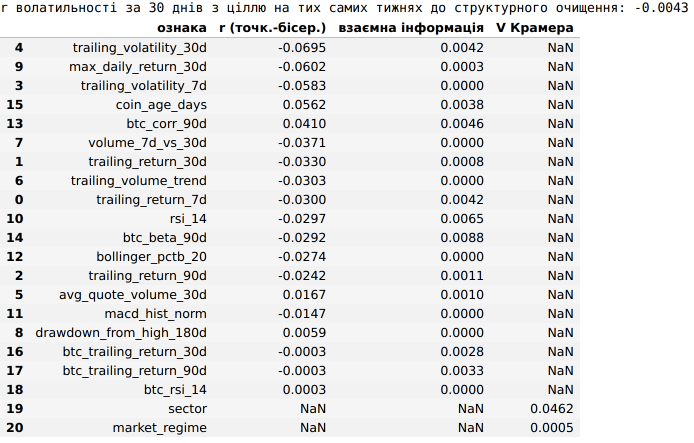
#> input picture figures/assoc.png, 1388 x 886 px (shown at 1/2 size)
$ python -i render_cells.py   (imports and definitions only)
#> lines starting #> are read from the running program, lines starting #| are printed output that depends on the picture
# -*- coding: utf-8 -*-
"""
Рендерить вивід кожної кодової комірки виконаного notebook в окремий PNG.

Код комірок у Word вставляється текстом (вимога до оформлення коду), тому тут
знімається лише вивід. Увесь текст виводу перефарбовується в чорний, порожні
поля обрізаються. Масштаб єдиний для всіх рисунків: 1 CSS-піксель = CM_PER_PX
см у документі, тож моноширинний текст виводу (13 px) друкується приблизно
шрифтом 10 пт. Розміри для вставки записуються у figures/sizes.json.

Запуск: python3 tools/render_cells.py
"""
import asyncio
import json
import subprocess
import sys
from pathlib import Path

from PIL import Image, ImageChops

ROOT = Path(__file__).resolve().parent.parent
NOTEBOOK = ROOT / "Пашко_coursework.ipynb"
FIGURES = ROOT / "figures"
HTML = Path("/tmp") / "coursework_render.html"
CHROME = "/opt/pw-browsers/chromium-1194/chrome-linux/chrome"
SCALE = 2
VIEWPORT = 760
CM_PER_PX = 0.0271
MAX_W_CM, MAX_H_CM = 17.0, 21.0

CSS = """
.jp-InputArea, .jp-InputPrompt, .jp-OutputPrompt, .jp-Collapser { display: none !important; }
body, .jp-Notebook { background: #fff !important; padding: 0 !important; margin: 0 !important; }
.jp-Cell { padding: 0 !important; margin: 0 !important; }
.jp-OutputArea-output, .jp-OutputArea-output * { color: #000 !important; }
.jp-OutputArea-output pre { font-size: 13px !important; line-height: 1.3 !important;
  white-space: pre !important; }
.jp-RenderedHTMLCommon table { font-size: 12.5px !important; }
.jp-RenderedHTMLCommon td, .jp-RenderedHTMLCommon th { white-space: normal !important;
  padding: 2px 6px !important; }
.jp-RenderedHTMLCommon tbody tr:nth-child(odd) { background: #f2f2f2 !important; }
"""


def trim(path):
#> called with path = '../figures/assoc.png'
    img = Image.open(path).convert("RGB")
#> img is the input picture: PIL image 1388x886 RGB; mean R, G, B 232.4, 232.5, 232.5
    diff = ImageChops.difference(img, Image.new("RGB", img.size, (255, 255, 255)))
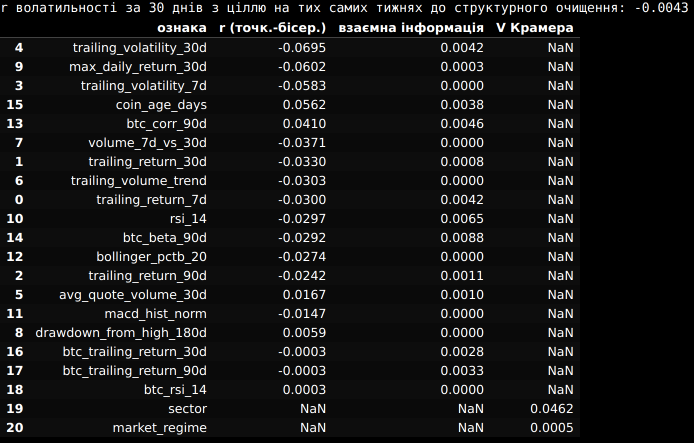
#> diff: PIL image 1388x886 RGB (shown at 1/2 size); mean R, G, B 22.6, 22.5, 22.5
    box = diff.point(lambda v: 255 if v > 12 else 0).getbbox()
#> box = (0, 4, 1376, 874)
    if box:
        pad = 6 * SCALE
        box = (max(0, box[0] - pad), max(0, box[1] - pad),
               min(img.width, box[2] + pad), min(img.height, box[3] + pad))
#> box = (0, 0, 1388, 886)
        img = img.crop(box)
    img.save(path)
    return img.size


# [34 lines not run here, left out]


def main():
    nb = json.loads(NOTEBOOK.read_text(encoding="utf-8"))
    tags = [c["metadata"]["tag"] for c in nb["cells"] if c["cell_type"] == "code"]
    subprocess.run([sys.executable, "-m", "nbconvert", "--to", "html", str(NOTEBOOK),
                    "--output", str(HTML)], check=True, capture_output=True)
    FIGURES.mkdir(exist_ok=True)
    for old in FIGURES.glob("*.png"):
        old.unlink()
    sizes = asyncio.run(shoot(tags))
    (FIGURES / "sizes.json").write_text(json.dumps(sizes, ensure_ascii=False, indent=1),
                                        encoding="utf-8")
    small = {t: s["font_pt_approx"] for t, s in sizes.items() if s["font_pt_approx"] < 8}
    print(f"Збережено {len(sizes)} рисунків у {FIGURES}")
    print("Рисунки з текстом дрібнішим за 8 пт:", small or "немає")


# [2 lines not run here, left out]

>>> result = trim('../figures/assoc.png')
#> result = (1388, 886)

$ run again, on figures/cell_01.png
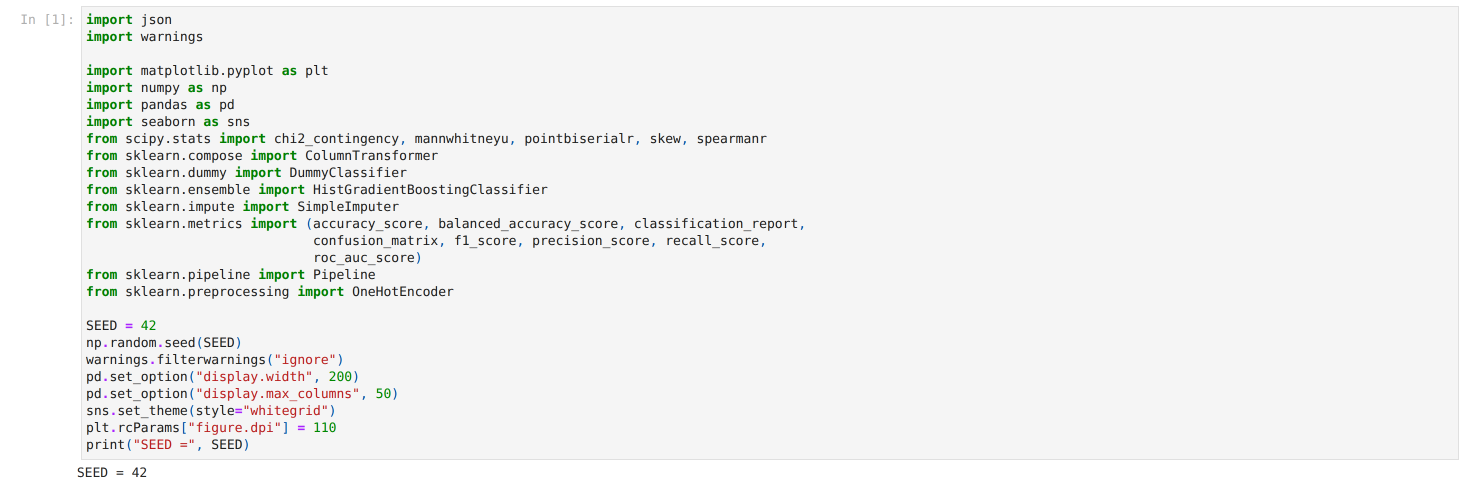
#> input picture figures/cell_01.png, 2928 x 974 px (shown at 1/2 size)
#> in trim, img is the input picture: PIL image 2928x974 RGB; mean R, G, B 241.2, 241.6, 241
#> in trim, `diff = ImageChops.difference(img, Image.new("RGB", img.size, (255, 255..`:
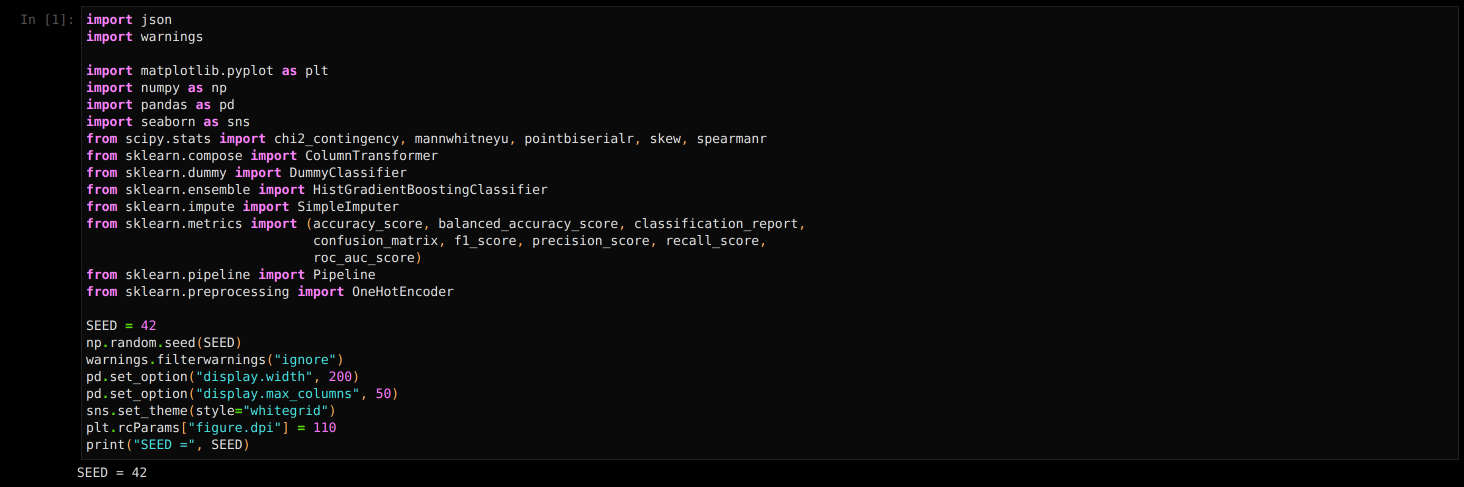
#> diff: PIL image 2928x974 RGB (shown at 1/2 size); mean R, G, B 13.8, 13.4, 14
#> in trim, `box = diff.point(lambda v: 255 if v > 12 else 0).getbbox()`: box = (42, 12, 2918, 955)
#> in trim, `box = (max(0, box[0] - pad), max(0, box[1] - pad), min(img.width, box[..`: box = (30, 0, 2928, 967)
#> in trim, `img = img.crop(box)`:
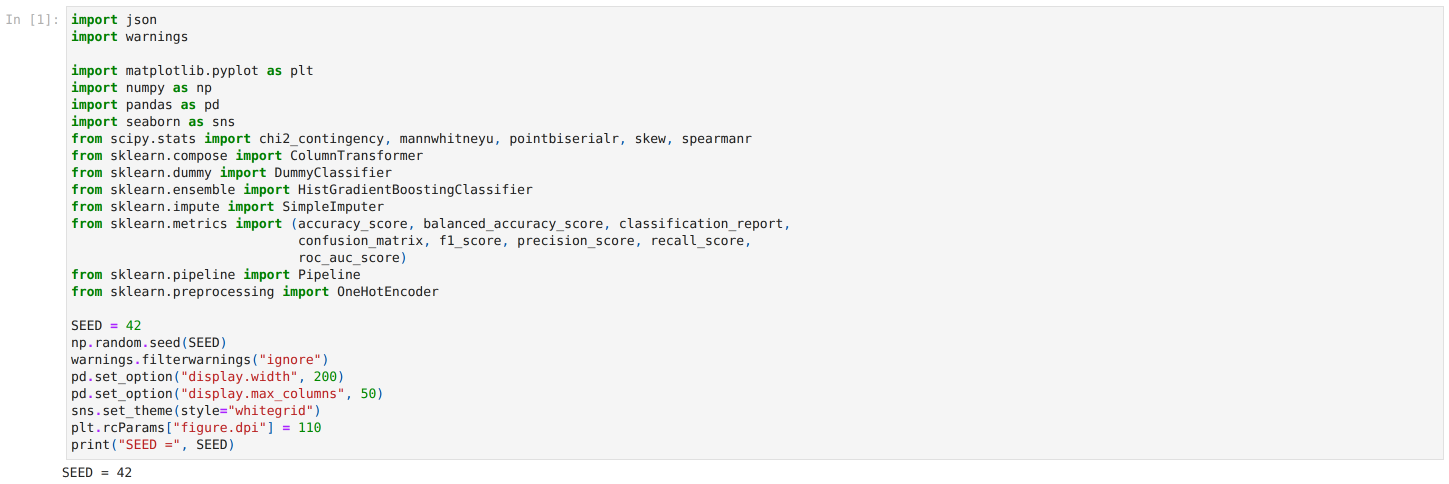
#> img: PIL image 2898x967 RGB (shown at 1/2 size); mean R, G, B 241, 241.4, 240.8

$ run again, on figures/cell_02.png
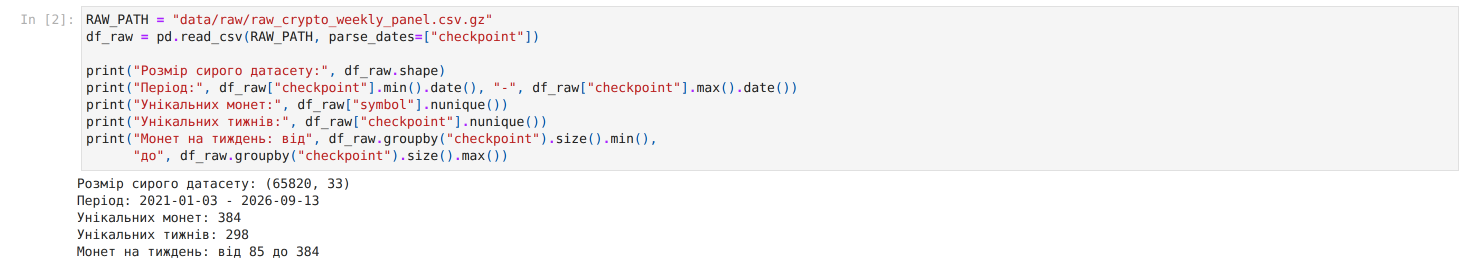
#> input picture figures/cell_02.png, 2928 x 532 px (shown at 1/2 size)
#> in trim, img is the input picture: PIL image 2928x532 RGB; mean R, G, B 244.6, 243.1, 243.4
#> in trim, `diff = ImageChops.difference(img, Image.new("RGB", img.size, (255, 255..`:
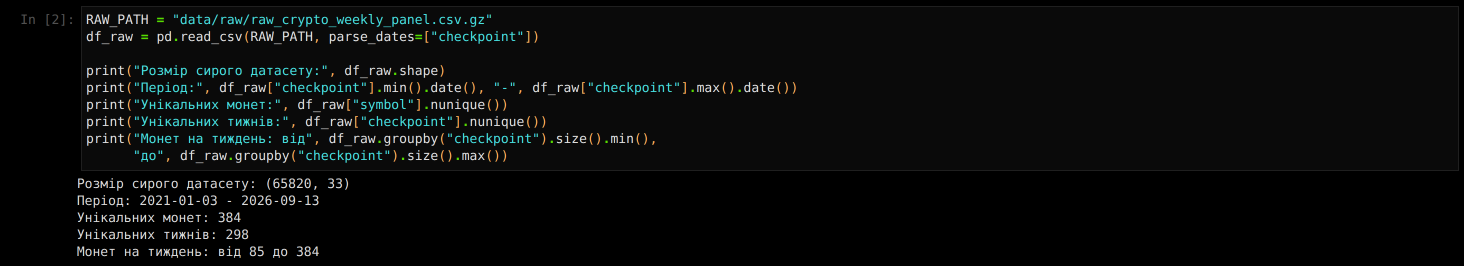
#> diff: PIL image 2928x532 RGB (shown at 1/2 size); mean R, G, B 10.4, 11.9, 11.6
#> in trim, `box = diff.point(lambda v: 255 if v > 12 else 0).getbbox()`: box = (42, 12, 2918, 516)
#> in trim, `box = (max(0, box[0] - pad), max(0, box[1] - pad), min(img.width, box[..`: box = (30, 0, 2928, 528)
#> in trim, `img = img.crop(box)`:
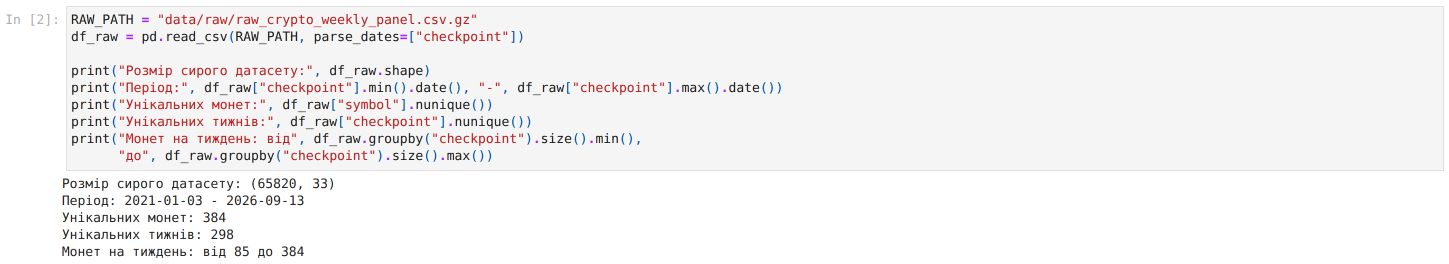
#> img: PIL image 2898x528 RGB (shown at 1/2 size); mean R, G, B 244.4, 242.9, 243.1

$ run again, on figures/cell_03.png
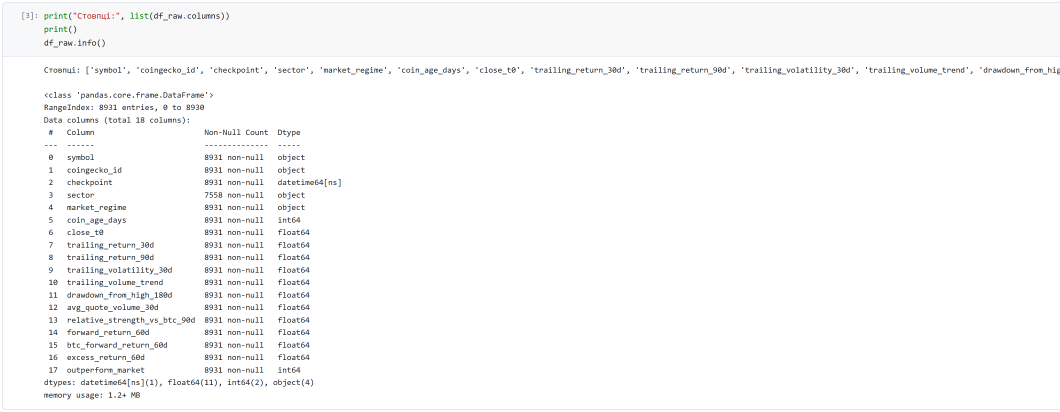
#> input picture figures/cell_03.png, 3178 x 1235 px (shown at 1/3 size)
#> in trim, img is the input picture: PIL image 3178x1235 RGB; mean R, G, B 250.1, 250.2, 250.3
#> in trim, `diff = ImageChops.difference(img, Image.new("RGB", img.size, (255, 255..`:
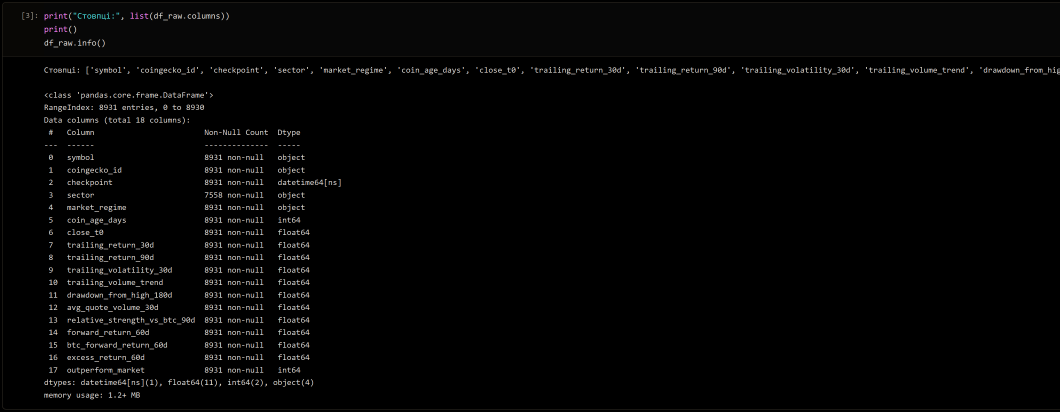
#> diff: PIL image 3178x1235 RGB (shown at 1/3 size); mean R, G, B 4.9, 4.8, 4.7
#> in trim, `box = diff.point(lambda v: 255 if v > 12 else 0).getbbox()`: box = (6, 6, 3178, 1229)
#> in trim, `box = (max(0, box[0] - pad), max(0, box[1] - pad), min(img.width, box[..`: box = (0, 0, 3178, 1235)
